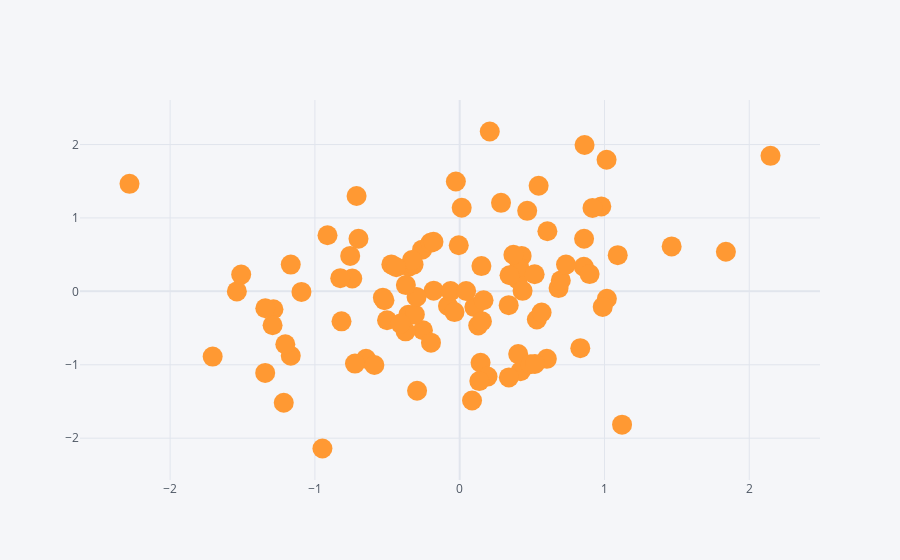

The notebook cell saved with this chart:
### Code cell
df.iplot(kind="scatter",x='A', y='B', mode='markers',size=20)
